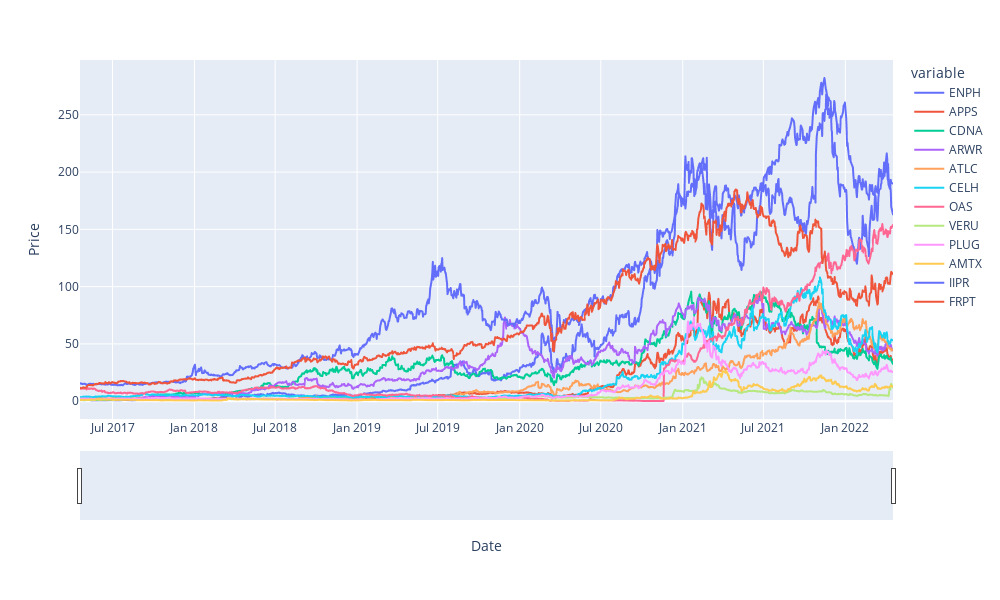

Write notebook code for a chart like this one.
### Markdown cell above
## Plot Price of Investments over Total Dataset

### Code cell
# Plot out prices for each stock since beginning of 2017
fig = px.line(mult_df, x=mult_df.index, y=mult_df.columns)
fig.update_xaxes(title="Date", rangeslider_visible=True)
fig.update_yaxes(title="Price")
fig.update_layout(height=600, width=1000, 
                  showlegend=True)
fig.show()

### Figure 1 — Plotly figure (JSON) as saved in the notebook; plotly's stock layout.template omitted (floating-point values rounded to 4 significant figures; data arrays with more than 128 entries replaced by an {"elided": "..."} marker saying what was removed)
{"data": [{"hovertemplate": "variable=ENPH<br>Date=%{x}<br>value=%{y}<extra></extra>", "legendgroup": "ENPH", "line": {"color": "#636efa", "dash": "solid"}, "marker": {"symbol": "circle"}, "mode": "lines", "name": "ENPH", "showlegend": true, "type": "scattergl", "x": {"elided": "1259 str values"}, "xaxis": "x", "y": {"elided": "1259 float values"}, "yaxis": "y"}, {"hovertemplate": "variable=APPS<br>Date=%{x}<br>value=%{y}<extra></extra>", "legendgroup": "APPS", "line": {"color": "#EF553B", "dash": "solid"}, "marker": {"symbol": "circle"}, "mode": "lines", "name": "APPS", "showlegend": true, "type": "scattergl", "x": {"elided": "1259 str values"}, "xaxis": "x", "y": {"elided": "1259 float values"}, "yaxis": "y"}, {"hovertemplate": "variable=CDNA<br>Date=%{x}<br>value=%{y}<extra></extra>", "legendgroup": "CDNA", "line": {"color": "#00cc96", "dash": "solid"}, "marker": {"symbol": "circle"}, "mode": "lines", "name": "CDNA", "showlegend": true, "type": "scattergl", "x": {"elided": "1259 str values"}, "xaxis": "x", "y": {"elided": "1259 float values"}, "yaxis": "y"}, {"hovertemplate": "variable=ARWR<br>Date=%{x}<br>value=%{y}<extra></extra>", "legendgroup": "ARWR", "line": {"color": "#ab63fa", "dash": "solid"}, "marker": {"symbol": "circle"}, "mode": "lines", "name": "ARWR", "showlegend": true, "type": "scattergl", "x": {"elided": "1259 str values"}, "xaxis": "x", "y": {"elided": "1259 float values"}, "yaxis": "y"}, {"hovertemplate": "variable=ATLC<br>Date=%{x}<br>value=%{y}<extra></extra>", "legendgroup": "ATLC", "line": {"color": "#FFA15A", "dash": "solid"}, "marker": {"symbol": "circle"}, "mode": "lines", "name": "ATLC", "showlegend": true, "type": "scattergl", "x": {"elided": "1259 str values"}, "xaxis": "x", "y": {"elided": "1259 float values"}, "yaxis": "y"}, {"hovertemplate": "variable=CELH<br>Date=%{x}<br>value=%{y}<extra></extra>", "legendgroup": "CELH", "line": {"color": "#19d3f3", "dash": "solid"}, "marker": {"symbol": "circle"}, "mode": "lines", "name": "CELH", "showlegend": true, "type": "scattergl", "x": {"elided": "1259 str values"}, "xaxis": "x", "y": {"elided": "1259 float values"}, "yaxis": "y"}, {"hovertemplate": "variable=OAS<br>Date=%{x}<br>value=%{y}<extra></extra>", "legendgroup": "OAS", "line": {"color": "#FF6692", "dash": "solid"}, "marker": {"symbol": "circle"}, "mode": "lines", "name": "OAS", "showlegend": true, "type": "scattergl", "x": {"elided": "1259 str values"}, "xaxis": "x", "y": {"elided": "1259 float values"}, "yaxis": "y"}, {"hovertemplate": "variable=VERU<br>Date=%{x}<br>value=%{y}<extra></extra>", "legendgroup": "VERU", "line": {"color": "#B6E880", "dash": "solid"}, "marker": {"symbol": "circle"}, "mode": "lines", "name": "VERU", "showlegend": true, "type": "scattergl", "x": {"elided": "1259 str values"}, "xaxis": "x", "y": {"elided": "1259 float values"}, "yaxis": "y"}, {"hovertemplate": "variable=PLUG<br>Date=%{x}<br>value=%{y}<extra></extra>", "legendgroup": "PLUG", "line": {"color": "#FF97FF", "dash": "solid"}, "marker": {"symbol": "circle"}, "mode": "lines", "name": "PLUG", "showlegend": true, "type": "scattergl", "x": {"elided": "1259 str values"}, "xaxis": "x", "y": {"elided": "1259 float values"}, "yaxis": "y"}, {"hovertemplate": "variable=AMTX<br>Date=%{x}<br>value=%{y}<extra></extra>", "legendgroup": "AMTX", "line": {"color": "#FECB52", "dash": "solid"}, "marker": {"symbol": "circle"}, "mode": "lines", "name": "AMTX", "showlegend": true, "type": "scattergl", "x": {"elided": "1259 str values"}, "xaxis": "x", "y": {"elided": "1259 float values"}, "yaxis": "y"}, {"hovertemplate": "variable=IIPR<br>Date=%{x}<br>value=%{y}<extra></extra>", "legendgroup": "IIPR", "line": {"color": "#636efa", "dash": "solid"}, "marker": {"symbol": "circle"}, "mode": "lines", "name": "IIPR", "showlegend": true, "type": "scattergl", "x": {"elided": "1259 str values"}, "xaxis": "x", "y": {"elided": "1259 float values"}, "yaxis": "y"}, {"hovertemplate": "variable=FRPT<br>Date=%{x}<br>value=%{y}<extra></extra>", "legendgroup": "FRPT", "line": {"color": "#EF553B", "dash": "solid"}, "marker": {"symbol": "circle"}, "mode": "lines", "name": "FRPT", "showlegend": true, "type": "scattergl", "x": {"elided": "1259 str values"}, "xaxis": "x", "y": {"elided": "1259 float values"}, "yaxis": "y"}], "layout": {"height": 600, "legend": {"title": {"text": "variable"}, "tracegroupgap": 0}, "margin": {"t": 60}, "showlegend": true, "width": 1000, "xaxis": {"anchor": "y", "domain": [0, 1], "rangeslider": {"visible": true}, "title": {"text": "Date"}}, "yaxis": {"anchor": "x", "domain": [0, 1], "title": {"text": "Price"}}}}
